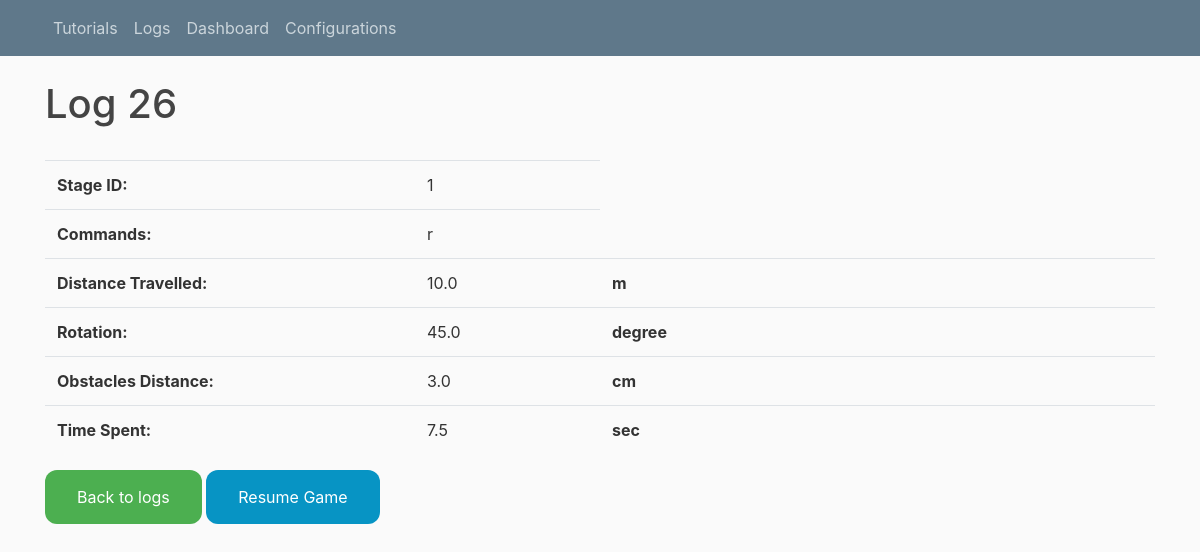
The app's page /logs/log26 with its own data.
### tables this page shows
CREATE TABLE "CarInformation" (
	"carInformationID"	INTEGER NOT NULL,
	"distance_travelled"	REAL NOT NULL,
	"acceleration"	REAL NOT NULL,
	"time_spent"	REAL NOT NULL,
	"car_point"	TEXT NOT NULL,
	"obstacle_position"	TEXT NOT NULL,
	"rotation"	REAL NOT NULL,
	"obstacle_distance"	REAL NOT NULL,
	PRIMARY KEY("carInformationID")
);

CREATE TABLE "Logs" (
	"logID"	INTEGER NOT NULL UNIQUE,
	"stageID"	INTEGER NOT NULL,
	"commands"	TEXT NOT NULL,
	PRIMARY KEY("logID")
);

### webportal.py (the view)
@app.route("/logs/log<logID>")
def logdetails(logID):
    try:
        conn=sql.connect('file:./robocar/test.db?mode=rw', uri=True)
        conn.row_factory = sql.Row
        cur=conn.cursor()
        cur.execute("select logID, commands, stageID, distance_travelled, rotation, obstacle_distance, time_spent from Logs, CarInformation where carInformationID = abs(random()) % (3 - 1) + 1 and logID = ?", [logID])
        rows=cur.fetchall()
        conn.close()
        return render_template('log1.html', title='Logs' + logID, rows = rows)
    except (sql.Error, jinja2.TemplateError) as e:
        return render_template('errors.html', title='Error', e=e)

### templates/log1.html (shortened to what this page needs)
{% extends "layout.html" %}
{% block content %}
<body>
  {% for row in rows %}
  <h1>
    Log {{row["logID"]}}
  </h1>
  <br>
  <table class="table table-borderless">
    <tbody>
      <tr class="d-flex">
        <th class="col-4"> Stage ID: </th>
        <td class="col-2">{{row["stageID"]}}</td>
      </tr>
      <tr class="d-flex">
        <th class="col-4"> Commands: </th>
        <td class="col-2">{{row["commands"]}}</td>
      </tr>
      <tr class="d-flex">
        <th class="col-4"> Distance Travelled: </th>
        <td class="col-2" id="distanceTravelled">{{row["distance_travelled"]}}</td>
        <td class="col-6"><strong>m</strong></td>
      </tr>
      <tr class="d-flex">
        <th class="col-4"> Rotation: </th>
        <td class="col-2" id="rotation">{{row["rotation"]}}</td>
        <td class="col-6"><strong>degree</strong></td>
      </tr>
      <tr class="d-flex">
        <th class="col-4"> Obstacles Distance: </th>
        <td class="col-2" id ="obstacleDistance">{{row["obstacle_distance"]}}</td>
        <td class="col-6"><strong>cm</strong></td>
      </tr>
      <tr class="d-flex">
        <th class="col-4"> Time Spent: </th>
        <td class="col-2">{{row["time_spent"]}}</td>
        <td class="col-6"><strong>sec</strong></td>
      </tr>
    </tbody>
  </table>
  {% endfor %}
  <a href="/logs" class="back">Back to logs</a>
  <button onclick="myFunction()" class="resume">Resume Game</button>
</body>
{% endblock content %}

### static/main.css (style rules this page uses)
body { background: #fafafa; color: #333333; margin-top: 5rem; }
h1, h2, h3, h4, h5, h6 { color: #444444; }
.back { background-color: #4CAF50; border: none; border-radius: 12px; color: white; padding: 15px 32px; text-align: center; text-decoration: none; display: inline-block; font-size: 16px; }
.resume { background-color: #0794c4; border: none; border-radius: 12px; color: white; padding: 15px 32px; text-align: center; text-decoration: none; display: inline-block; font-size: 16px; }

### records on screen
CarInformation: logID "26", stageID "1", commands "r", distance_travelled "10.0", rotation "45.0", obstacle_distance "3.0", time_spent "7.5"
